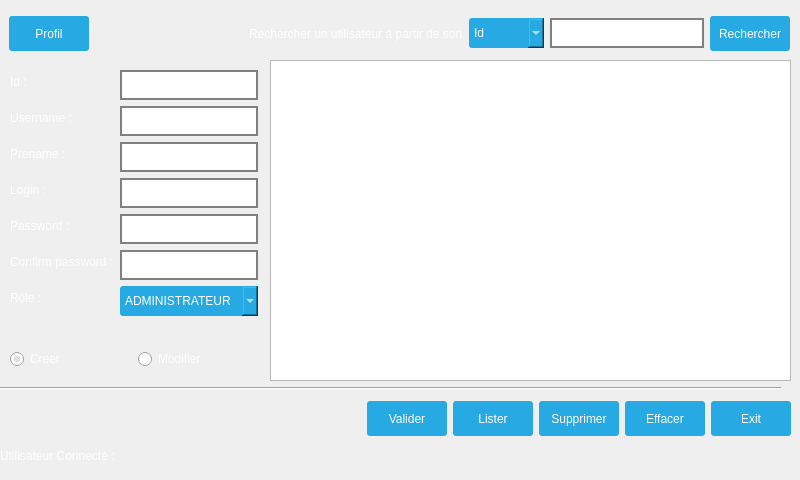
<?xml version="1.0" encoding="UTF-8"?>
<ui version="4.0">
 <class>UIAdministrateur</class>
 <widget class="QMainWindow" name="UIAdministrateur">
  <property name="geometry">
   <rect>
    <x>0</x>
    <y>0</y>
    <width>800</width>
    <height>480</height>
   </rect>
  </property>
  <property name="sizePolicy">
   <sizepolicy hsizetype="Preferred" vsizetype="Preferred">
    <horstretch>0</horstretch>
    <verstretch>0</verstretch>
   </sizepolicy>
  </property>
  <property name="minimumSize">
   <size>
    <width>800</width>
    <height>0</height>
   </size>
  </property>
  <property name="windowTitle">
   <string>Interface administrateur</string>
  </property>
  <property name="windowIcon">
   <iconset resource="src.qrc">
    <normaloff>:/image/user.png</normaloff>:/image/user.png</iconset>
  </property>
  <property name="styleSheet">
   <string notr="true">#centralwidget{
 border-image:url(:/image/bg.jpg);

}

#label{

color: white;

  font-family: Arial;

}

#label_2{

color: white;
 
  font-family: Arial;

}

#labelId{

color: white;
 
  font-family: Arial;

}

#labelConfirmPassword{

color: white;
 
  font-family: Arial;

}

#labelPassword{

color: white;
 
  font-family: Arial;

}


#labelUsername{

color: white;
 
  font-family: Arial;

}

#radioButtonCreer{

color: white;
 
  font-family: Arial;

}

#radioButtonModifier{

color: white;
 
  font-family: Arial;

}

#labelUtilisateurConnecteTitre{

color: white;
 
  font-family: Arial;

}

#labelUtilisateurConnecte{

color: white;
 
  font-family: Arial;
}

#labelRole{

color: white;
 
  font-family: Arial;
}

#labelRechercher{

color: white;
 
  font-family: Arial;
}

 QLineEdit {
      border: 2px solid gray;
      
      padding: 0 8px;
      
      selection-background-color: darkgray;
  }


QPushButton
{
  color: white;
  background-color: #27a9e3;
  border-width: 0px;
  border-radius: 3px;
}

QTableView {
      selection-background-color: qlineargradient(x1: 0, y1: 0, x2: 0.5, y2: 0.5,
                                  stop: 0 #FF92BB, stop: 1 white);
  }

 QTableView QTableCornerButton::section {
      background: red;
      border: 2px outset red;
  }

#comboBoxRole{

 color: white;
  background-color: #27a9e3;
  border-width: 0px;
  border-radius: 3px;
}

#comboBoxRechercherPar{

 color: white;
  background-color: #27a9e3;
  border-width: 0px;
  border-radius: 3px;
}



</string>
  </property>
  <widget class="QWidget" name="centralwidget">
   <widget class="QWidget" name="formLayoutWidget">
    <property name="geometry">
     <rect>
      <x>10</x>
      <y>70</y>
      <width>248</width>
      <height>276</height>
     </rect>
    </property>
    <layout class="QFormLayout" name="formLayout">
     <item row="0" column="0">
      <widget class="QLabel" name="labelId">
       <property name="text">
        <string>Id :</string>
       </property>
      </widget>
     </item>
     <item row="0" column="1">
      <widget class="QLineEdit" name="lineEditId">
       <property name="enabled">
        <bool>false</bool>
       </property>
       <property name="minimumSize">
        <size>
         <width>0</width>
         <height>30</height>
        </size>
       </property>
      </widget>
     </item>
     <item row="1" column="0">
      <widget class="QLabel" name="labelUsername">
       <property name="text">
        <string>Username :</string>
       </property>
      </widget>
     </item>
     <item row="1" column="1">
      <widget class="QLineEdit" name="lineEditUsername">
       <property name="minimumSize">
        <size>
         <width>0</width>
         <height>30</height>
        </size>
       </property>
      </widget>
     </item>
     <item row="4" column="0">
      <widget class="QLabel" name="labelPassword">
       <property name="text">
        <string>Password :</string>
       </property>
      </widget>
     </item>
     <item row="4" column="1">
      <widget class="QLineEdit" name="lineEditPassword">
       <property name="minimumSize">
        <size>
         <width>0</width>
         <height>30</height>
        </size>
       </property>
       <property name="echoMode">
        <enum>QLineEdit::Password</enum>
       </property>
      </widget>
     </item>
     <item row="5" column="0">
      <widget class="QLabel" name="labelConfirmPassword">
       <property name="text">
        <string>Confirm password :</string>
       </property>
      </widget>
     </item>
     <item row="5" column="1">
      <widget class="QLineEdit" name="lineEditConfirmPassword">
       <property name="minimumSize">
        <size>
         <width>0</width>
         <height>30</height>
        </size>
       </property>
       <property name="echoMode">
        <enum>QLineEdit::Password</enum>
       </property>
      </widget>
     </item>
     <item row="6" column="0">
      <widget class="QLabel" name="labelRole">
       <property name="text">
        <string>Rôle :</string>
       </property>
      </widget>
     </item>
     <item row="6" column="1">
      <widget class="QComboBox" name="comboBoxRole">
       <property name="minimumSize">
        <size>
         <width>0</width>
         <height>30</height>
        </size>
       </property>
       <property name="currentIndex">
        <number>0</number>
       </property>
       <item>
        <property name="text">
         <string>ADMINISTRATEUR</string>
        </property>
       </item>
       <item>
        <property name="text">
         <string>RESPONSABLE</string>
        </property>
       </item>
       <item>
        <property name="text">
         <string>FORMATEUR</string>
        </property>
       </item>
       <item>
        <property name="text">
         <string>ETUDIANT</string>
        </property>
       </item>
      </widget>
     </item>
     <item row="2" column="1">
      <widget class="QLineEdit" name="lineEditprenome">
       <property name="minimumSize">
        <size>
         <width>0</width>
         <height>30</height>
        </size>
       </property>
      </widget>
     </item>
     <item row="2" column="0">
      <widget class="QLabel" name="label">
       <property name="text">
        <string>Prename :</string>
       </property>
      </widget>
     </item>
     <item row="3" column="0">
      <widget class="QLabel" name="label_2">
       <property name="text">
        <string>Login :</string>
       </property>
      </widget>
     </item>
     <item row="3" column="1">
      <widget class="QLineEdit" name="lineEditLogin">
       <property name="minimumSize">
        <size>
         <width>0</width>
         <height>30</height>
        </size>
       </property>
      </widget>
     </item>
    </layout>
   </widget>
   <widget class="QWidget" name="horizontalLayoutWidget">
    <property name="geometry">
     <rect>
      <x>10</x>
      <y>340</y>
      <width>250</width>
      <height>39</height>
     </rect>
    </property>
    <layout class="QHBoxLayout" name="horizontalLayout">
     <item>
      <widget class="QRadioButton" name="radioButtonCreer">
       <property name="text">
        <string>Creer</string>
       </property>
       <property name="checked">
        <bool>true</bool>
       </property>
      </widget>
     </item>
     <item>
      <widget class="QRadioButton" name="radioButtonModifier">
       <property name="text">
        <string>Modifier</string>
       </property>
      </widget>
     </item>
    </layout>
   </widget>
   <widget class="Line" name="line">
    <property name="geometry">
     <rect>
      <x>-10</x>
      <y>380</y>
      <width>791</width>
      <height>16</height>
     </rect>
    </property>
    <property name="orientation">
     <enum>Qt::Horizontal</enum>
    </property>
   </widget>
   <widget class="QWidget" name="horizontalLayoutWidget_2">
    <property name="geometry">
     <rect>
      <x>0</x>
      <y>400</y>
      <width>791</width>
      <height>37</height>
     </rect>
    </property>
    <layout class="QHBoxLayout" name="horizontalLayout_2">
     <item>
      <spacer name="horizontalSpacer">
       <property name="orientation">
        <enum>Qt::Horizontal</enum>
       </property>
       <property name="sizeHint" stdset="0">
        <size>
         <width>40</width>
         <height>20</height>
        </size>
       </property>
      </spacer>
     </item>
     <item>
      <widget class="QPushButton" name="pushButtonValider">
       <property name="minimumSize">
        <size>
         <width>80</width>
         <height>35</height>
        </size>
       </property>
       <property name="text">
        <string>Valider</string>
       </property>
      </widget>
     </item>
     <item>
      <widget class="QPushButton" name="pushButtonLister">
       <property name="minimumSize">
        <size>
         <width>80</width>
         <height>35</height>
        </size>
       </property>
       <property name="text">
        <string>Lister</string>
       </property>
      </widget>
     </item>
     <item>
      <widget class="QPushButton" name="pushButtonSupprimer">
       <property name="minimumSize">
        <size>
         <width>80</width>
         <height>35</height>
        </size>
       </property>
       <property name="text">
        <string>Supprimer</string>
       </property>
      </widget>
     </item>
     <item>
      <widget class="QPushButton" name="pushButtonEffacer">
       <property name="minimumSize">
        <size>
         <width>80</width>
         <height>35</height>
        </size>
       </property>
       <property name="text">
        <string>Effacer</string>
       </property>
      </widget>
     </item>
     <item>
      <widget class="QPushButton" name="pushButtonExit">
       <property name="minimumSize">
        <size>
         <width>80</width>
         <height>35</height>
        </size>
       </property>
       <property name="text">
        <string>Exit</string>
       </property>
      </widget>
     </item>
    </layout>
   </widget>
   <widget class="QTableView" name="tableView">
    <property name="geometry">
     <rect>
      <x>270</x>
      <y>60</y>
      <width>521</width>
      <height>321</height>
     </rect>
    </property>
   </widget>
   <widget class="QWidget" name="horizontalLayoutWidget_3">
    <property name="geometry">
     <rect>
      <x>9</x>
      <y>10</y>
      <width>781</width>
      <height>47</height>
     </rect>
    </property>
    <layout class="QHBoxLayout" name="horizontalLayout_3">
     <item>
      <widget class="QPushButton" name="pushButtonProfil">
       <property name="minimumSize">
        <size>
         <width>80</width>
         <height>35</height>
        </size>
       </property>
       <property name="toolTip">
        <string>Consulter mon profil ...</string>
       </property>
       <property name="text">
        <string>Profil</string>
       </property>
      </widget>
     </item>
     <item>
      <spacer name="horizontalSpacer_2">
       <property name="orientation">
        <enum>Qt::Horizontal</enum>
       </property>
       <property name="sizeHint" stdset="0">
        <size>
         <width>40</width>
         <height>20</height>
        </size>
       </property>
      </spacer>
     </item>
     <item>
      <widget class="QLabel" name="labelRechercher">
       <property name="text">
        <string>Rechercher un utilisateur à partir de son</string>
       </property>
      </widget>
     </item>
     <item>
      <widget class="QComboBox" name="comboBoxRechercherPar">
       <property name="minimumSize">
        <size>
         <width>0</width>
         <height>30</height>
        </size>
       </property>
       <property name="currentIndex">
        <number>0</number>
       </property>
       <item>
        <property name="text">
         <string>Id</string>
        </property>
       </item>
       <item>
        <property name="text">
         <string>Username</string>
        </property>
       </item>
      </widget>
     </item>
     <item>
      <widget class="QLineEdit" name="lineEditRechercher">
       <property name="minimumSize">
        <size>
         <width>0</width>
         <height>30</height>
        </size>
       </property>
      </widget>
     </item>
     <item>
      <widget class="QPushButton" name="pushButtonRechercher">
       <property name="minimumSize">
        <size>
         <width>80</width>
         <height>35</height>
        </size>
       </property>
       <property name="text">
        <string>Rechercher</string>
       </property>
      </widget>
     </item>
    </layout>
   </widget>
   <widget class="QWidget" name="horizontalLayoutWidget_4">
    <property name="geometry">
     <rect>
      <x>0</x>
      <y>440</y>
      <width>221</width>
      <height>32</height>
     </rect>
    </property>
    <layout class="QHBoxLayout" name="horizontalLayout_4">
     <item>
      <widget class="QLabel" name="labelUtilisateurConnecteTitre">
       <property name="text">
        <string>Utilisateur Connecté :</string>
       </property>
      </widget>
     </item>
     <item>
      <widget class="QLabel" name="labelUtilisateurConnecte">
       <property name="text">
        <string>&lt;dynamic&gt;</string>
       </property>
      </widget>
     </item>
    </layout>
   </widget>
  </widget>
 </widget>
 <resources>
  <include location="src.qrc"/>
 </resources>
 <connections/>
</ui>
